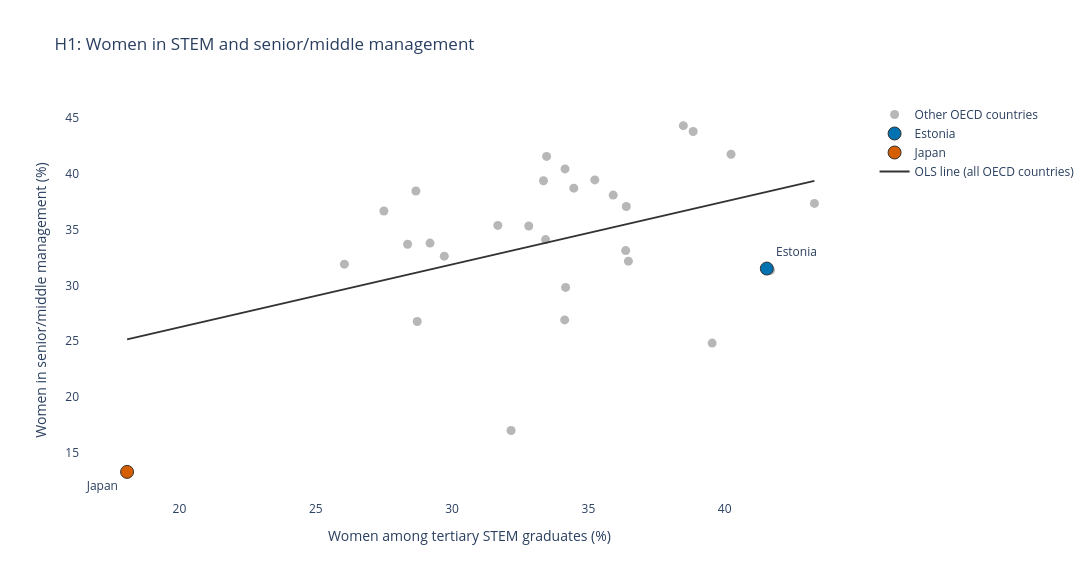

The notebook cell saved with this chart:
### Markdown cell above
### H1 presentation visual: Estonia and Japan highlighted

This version keeps the full OECD sample and overall OLS line visible while
highlighting Estonia and Japan as two labelled country cases.

### Code cell
# H1 presentation visual: Estonia and Japan highlighted

h1_presentation = hypothesis_plan[
    hypothesis_plan["hypothesis_id"] == "H1"
].iloc[0]

h1_plot_df = get_pairwise_data(
    df_main,
    h1_presentation["x"],
    h1_presentation["y"],
).copy()

x = h1_presentation["x"]
y = h1_presentation["y"]

other_countries = h1_plot_df[
    ~h1_plot_df["REF_AREA"].isin(["EST", "JPN"])
].copy()

fig = px.scatter(
    other_countries,
    x=x,
    y=y,
    hover_name="REF_AREA",
    title="H1: Women in STEM and senior/middle management",
    labels={
        x: "Women among tertiary STEM graduates (%)",
        y: "Women in senior/middle management (%)",
    },
    color_discrete_sequence=["#999999"],
)

fig.update_traces(
    name="Other OECD countries",
    showlegend=True,
    marker=dict(size=9, opacity=0.7),
)

highlight_specs = [
    ("EST", "Estonia", "#0072B2", "top right"),
    ("JPN", "Japan", "#D55E00", "bottom left"),
]

for country_code, country_name, color, text_position in highlight_specs:
    row = h1_plot_df[h1_plot_df["REF_AREA"] == country_code].iloc[0]

    fig.add_scatter(
        x=[row[x]],
        y=[row[y]],
        mode="markers+text",
        text=[country_name],
        textposition=text_position,
        hovertemplate=(
            f"{country_name}<br>"
            "Women among tertiary STEM graduates: %{x:.1f}%<br>"
            "Women in senior/middle management: %{y:.1f}%<extra></extra>"
        ),
        marker=dict(color=color, size=13, line=dict(color="#333333", width=1)),
        name=country_name,
    )

ols_slope, ols_intercept = np.polyfit(h1_plot_df[x], h1_plot_df[y], 1)
x_line = np.linspace(h1_plot_df[x].min(), h1_plot_df[x].max(), 100)

fig.add_scatter(
    x=x_line,
    y=ols_intercept + ols_slope * x_line,
    mode="lines",
    line=dict(color="#333333", width=2),
    name="OLS line (all OECD countries)",
)

fig.update_layout(
    height=580,
    width=1100,
    legend_title_text="",
    plot_bgcolor="white",
)

fig.show()

### Figure 1 — Plotly figure (JSON) as saved in the notebook; plotly's stock layout.template omitted (floating-point values rounded to 4 significant figures)
{"data": [{"hovertemplate": "<b>%{hovertext}</b><br><br>Women among tertiary STEM graduates (%)=%{x}<br>Women in senior/middle management (%)=%{y}<extra></extra>", "hovertext": ["AUS", "AUT", "BEL", "CHE", "CZE", "DEU", "DNK", "ESP", "FIN", "FRA", "GBR", "GRC", "HUN", "IRL", "ISL", "ISR", "ITA", "LTU", "LUX", "LVA", "NLD", "NOR", "POL", "PRT", "SVK", "SVN", "SWE", "USA"], "legendgroup": "", "marker": {"color": "#999999", "opacity": 0.7, "size": 9, "symbol": "circle"}, "mode": "markers", "name": "Other OECD countries", "orientation": "v", "showlegend": true, "type": "scatter", "x": [33.35, 29.19, 28.37, 26.05, 34.13, 28.72, 36.37, 27.5, 34.14, 34.47, 35.24, 41.68, 28.67, 36.39, 43.29, 36.47, 39.54, 31.68, 32.16, 33.47, 34.16, 29.71, 40.23, 35.91, 33.43, 32.81, 38.84, 38.48], "xaxis": "x", "y": [39.39, 33.79, 33.69, 31.9, 26.9, 26.76, 33.12, 36.67, 40.45, 38.72, 39.46, 31.36, 38.47, 37.08, 37.35, 32.17, 24.82, 35.38, 16.98, 41.57, 29.82, 32.62, 41.76, 38.1, 34.11, 35.33, 43.8, 44.33], "yaxis": "y"}, {"hovertemplate": "Estonia<br>Women among tertiary STEM graduates: %{x:.1f}%<br>Women in senior/middle management: %{y:.1f}%<extra></extra>", "marker": {"color": "#0072B2", "line": {"color": "#333333", "width": 1}, "size": 13}, "mode": "markers+text", "name": "Estonia", "text": ["Estonia"], "textposition": "top right", "type": "scatter", "x": [41.55], "y": [31.51]}, {"hovertemplate": "Japan<br>Women among tertiary STEM graduates: %{x:.1f}%<br>Women in senior/middle management: %{y:.1f}%<extra></extra>", "marker": {"color": "#D55E00", "line": {"color": "#333333", "width": 1}, "size": 13}, "mode": "markers+text", "name": "Japan", "text": ["Japan"], "textposition": "bottom left", "type": "scatter", "x": [18.08], "y": [13.27]}, {"line": {"color": "#333333", "width": 2}, "mode": "lines", "name": "OLS line (all OECD countries)", "type": "scatter", "x": [18.08, 18.33, 18.59, 18.84, 19.1, 19.35, 19.61, 19.86, 20.12, 20.37, 20.62, 20.88, 21.13, 21.39, 21.64, 21.9, 22.15, 22.41, 22.66, 22.92, 23.17, 23.43, 23.68, 23.94, 24.19, 24.45, 24.7, 24.95, 25.21, 25.46, 25.72, 25.97, 26.23, 26.48, 26.74, 26.99, 27.25, 27.5, 27.76, 28.01, 28.27, 28.52, 28.77, 29.03, 29.28, 29.54, 29.79, 30.05, 30.3, 30.56, 30.81, 31.07, 31.32, 31.58, 31.83, 32.09, 32.34, 32.59, 32.85, 33.1, 33.36, 33.61, 33.87, 34.12, 34.38, 34.63, 34.89, 35.14, 35.4, 35.65, 35.91, 36.16, 36.42, 36.67, 36.92, 37.18, 37.43, 37.69, 37.94, 38.2, 38.45, 38.71, 38.96, 39.22, 39.47, 39.73, 39.98, 40.24, 40.49, 40.74, 41.0, 41.25, 41.51, 41.76, 42.02, 42.27, 42.53, 42.78, 43.04, 43.29], "y": [25.16, 25.3, 25.44, 25.59, 25.73, 25.88, 26.02, 26.16, 26.31, 26.45, 26.59, 26.74, 26.88, 27.02, 27.17, 27.31, 27.45, 27.6, 27.74, 27.89, 28.03, 28.17, 28.32, 28.46, 28.6, 28.75, 28.89, 29.03, 29.18, 29.32, 29.46, 29.61, 29.75, 29.9, 30.04, 30.18, 30.33, 30.47, 30.61, 30.76, 30.9, 31.04, 31.19, 31.33, 31.48, 31.62, 31.76, 31.91, 32.05, 32.19, 32.34, 32.48, 32.62, 32.77, 32.91, 33.05, 33.2, 33.34, 33.49, 33.63, 33.77, 33.92, 34.06, 34.2, 34.35, 34.49, 34.63, 34.78, 34.92, 35.06, 35.21, 35.35, 35.5, 35.64, 35.78, 35.93, 36.07, 36.21, 36.36, 36.5, 36.64, 36.79, 36.93, 37.07, 37.22, 37.36, 37.51, 37.65, 37.79, 37.94, 38.08, 38.22, 38.37, 38.51, 38.65, 38.8, 38.94, 39.08, 39.23, 39.37]}], "layout": {"height": 580, "legend": {"title": {"text": ""}, "tracegroupgap": 0}, "plot_bgcolor": "white", "title": {"text": "H1: Women in STEM and senior/middle management"}, "width": 1100, "xaxis": {"anchor": "y", "domain": [0.0, 1.0], "title": {"text": "Women among tertiary STEM graduates (%)"}}, "yaxis": {"anchor": "x", "domain": [0.0, 1.0], "title": {"text": "Women in senior/middle management (%)"}}}}
